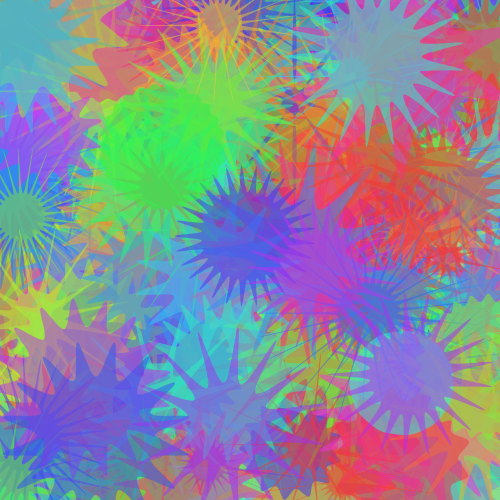
Frame 1 (no input)
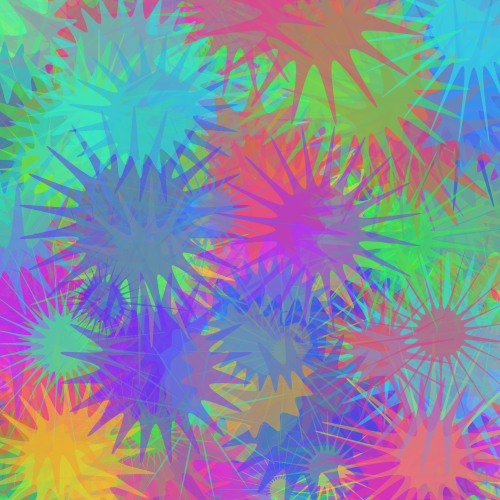
Frame 2 (the mouse pressed at the canvas centre, redrawn once)

The Processing sketch that drew these frames (run headless with seeded random() and noise(); the mouse was pressed at the canvas centre and the sketch redrawn once):

// Processing sketch: code08_05
// ── code08_05.pde
void setup(){
  colorMode(HSB, 360, 100, 100);
  size(500, 500);
  noLoop();
  noStroke();
}
void draw(){
  for (int i = 0; i < 500; i++){
    fill(random(360), 80, 95, 128);
    flower(random(500), random(500), random(10, 70), random(50, 120), int (random(10, 30)));
  }
}

void flower(float x, float y, float radiusl, float radius2, int n){
  float angle = TWO_PI / n;
  beginShape();
  for (float a = 0; a <= TWO_PI + angle; a += angle){
    float sx = x + cos(a) * radiusl;
    float sy = y + sin(a) * radiusl;
    curveVertex(sx, sy);
    sx = x + cos(a+angle/2.0) * radius2;
    sy = y + sin(a+angle/2.0) * radius2;
    curveVertex(sx, sy);
  }
  endShape(CLOSE);
}
